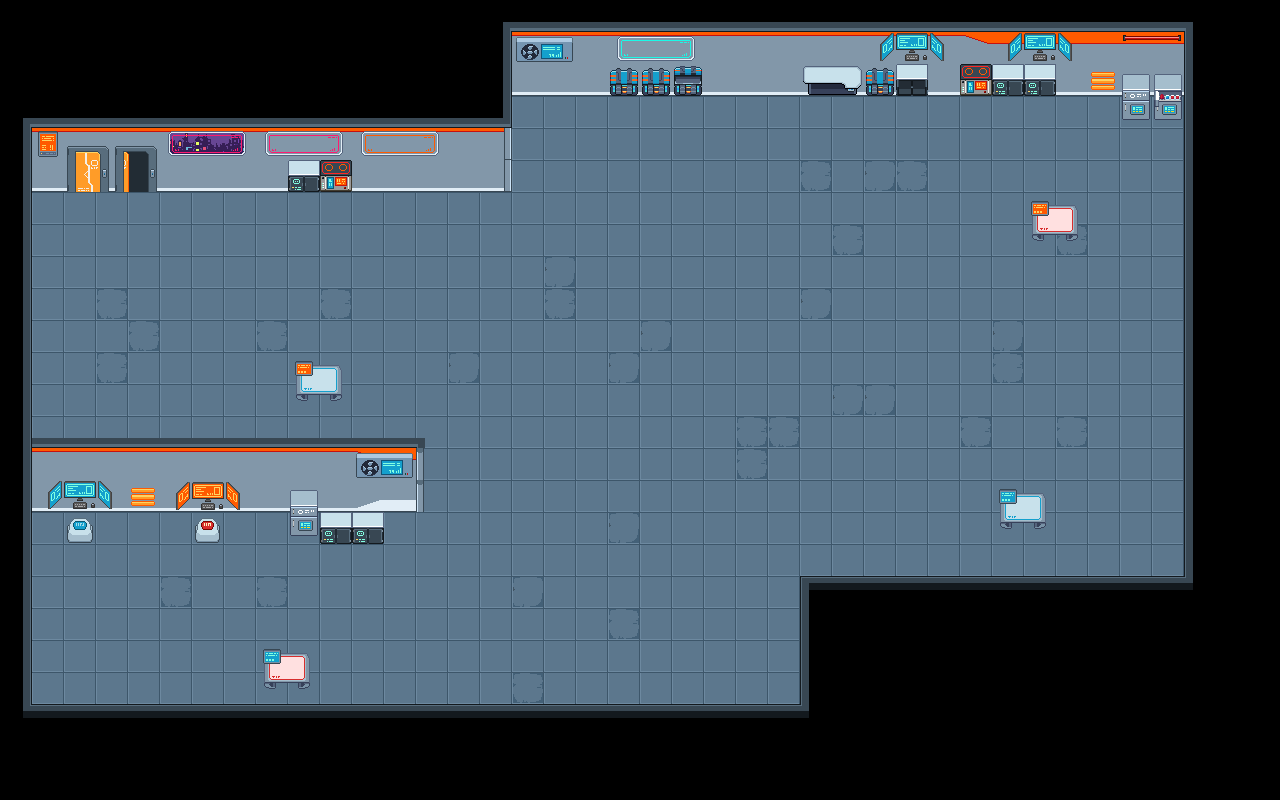

This is a level from a 2D game, rendered from its Tiled map with the project's own tilesets. A one-line summary and the map file follow, with tile-layer data summarised:
An orthogonal 40x25 tile map with 32x32 px tiles, 4 tile layers (Tile Layer 1, Tile Layer 2, detail, detail2).

<map version="1.10" tiledversion="1.10.2" orientation="orthogonal" renderorder="right-down" width="40" height="25" tilewidth="32" tileheight="32" infinite="0" nextlayerid="14" nextobjectid="1">
 <tileset firstgid="1" source="map/pixel-cyberpunk-interior.tsx" />
 <layer id="7" name="Tile Layer 1" width="40" height="25">
  <data>[1000 cells, 663 non-empty, 3 distinct tile ids]</data>
 </layer>
 <layer id="10" name="Tile Layer 2" width="40" height="25">
  <data>[1000 cells, 229 non-empty, 17 distinct tile ids]</data>
 </layer>
 <layer id="12" name="detail" width="40" height="25">
  <data>[1000 cells, 77 non-empty, 51 distinct tile ids]</data>
 </layer>
 <layer id="13" name="detail2" width="40" height="25">
  <data>[1000 cells, 6 non-empty, 3 distinct tile ids]</data>
 </layer>
</map>
